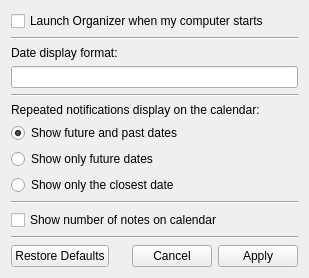
<?xml version="1.0" encoding="UTF-8"?>
<ui version="4.0">
 <class>SettingsWindow</class>
 <widget class="QWidget" name="SettingsWindow">
  <property name="windowModality">
   <enum>Qt::ApplicationModal</enum>
  </property>
  <property name="geometry">
   <rect>
    <x>0</x>
    <y>0</y>
    <width>309</width>
    <height>256</height>
   </rect>
  </property>
  <property name="windowTitle">
   <string>Settings</string>
  </property>
  <property name="windowIcon">
   <iconset resource="resources.qrc">
    <normaloff>:/images/icon.tga</normaloff>:/images/icon.tga</iconset>
  </property>
  <layout class="QVBoxLayout" name="verticalLayout">
   <item>
    <widget class="QCheckBox" name="startupCheckBox">
     <property name="text">
      <string>Launch Organizer when my computer starts</string>
     </property>
    </widget>
   </item>
   <item>
    <widget class="Line" name="line_3">
     <property name="orientation">
      <enum>Qt::Horizontal</enum>
     </property>
    </widget>
   </item>
   <item>
    <widget class="QLabel" name="dateFormatLabel">
     <property name="sizePolicy">
      <sizepolicy hsizetype="Preferred" vsizetype="Minimum">
       <horstretch>0</horstretch>
       <verstretch>0</verstretch>
      </sizepolicy>
     </property>
     <property name="text">
      <string>Date display format:</string>
     </property>
     <property name="scaledContents">
      <bool>false</bool>
     </property>
     <property name="alignment">
      <set>Qt::AlignLeading|Qt::AlignLeft|Qt::AlignTop</set>
     </property>
     <property name="wordWrap">
      <bool>false</bool>
     </property>
    </widget>
   </item>
   <item>
    <widget class="QLineEdit" name="dateFormatEdit">
     <property name="alignment">
      <set>Qt::AlignLeading|Qt::AlignLeft|Qt::AlignTop</set>
     </property>
    </widget>
   </item>
   <item>
    <widget class="Line" name="line">
     <property name="orientation">
      <enum>Qt::Horizontal</enum>
     </property>
    </widget>
   </item>
   <item>
    <widget class="QLabel" name="repeatedLabel">
     <property name="text">
      <string>Repeated notifications display on the calendar:</string>
     </property>
     <property name="scaledContents">
      <bool>false</bool>
     </property>
     <property name="alignment">
      <set>Qt::AlignLeading|Qt::AlignLeft|Qt::AlignTop</set>
     </property>
     <property name="wordWrap">
      <bool>false</bool>
     </property>
    </widget>
   </item>
   <item>
    <widget class="QRadioButton" name="repeatedShowAllRB">
     <property name="text">
      <string>Show future and past dates</string>
     </property>
     <property name="checked">
      <bool>true</bool>
     </property>
    </widget>
   </item>
   <item>
    <widget class="QRadioButton" name="repeatedShowFutureRB">
     <property name="text">
      <string>Show only future dates</string>
     </property>
    </widget>
   </item>
   <item>
    <widget class="QRadioButton" name="repeatedShowClosestRB">
     <property name="text">
      <string>Show only the closest date</string>
     </property>
    </widget>
   </item>
   <item>
    <widget class="Line" name="line_2">
     <property name="orientation">
      <enum>Qt::Horizontal</enum>
     </property>
    </widget>
   </item>
   <item>
    <widget class="QCheckBox" name="showNumberCB">
     <property name="text">
      <string>Show number of notes on calendar</string>
     </property>
    </widget>
   </item>
   <item>
    <widget class="Line" name="line_4">
     <property name="orientation">
      <enum>Qt::Horizontal</enum>
     </property>
    </widget>
   </item>
   <item>
    <widget class="QDialogButtonBox" name="buttonBox">
     <property name="layoutDirection">
      <enum>Qt::LeftToRight</enum>
     </property>
     <property name="orientation">
      <enum>Qt::Horizontal</enum>
     </property>
     <property name="standardButtons">
      <set>QDialogButtonBox::Apply|QDialogButtonBox::Cancel|QDialogButtonBox::RestoreDefaults</set>
     </property>
     <property name="centerButtons">
      <bool>false</bool>
     </property>
    </widget>
   </item>
  </layout>
 </widget>
 <resources>
  <include location="resources.qrc"/>
 </resources>
 <connections/>
</ui>
